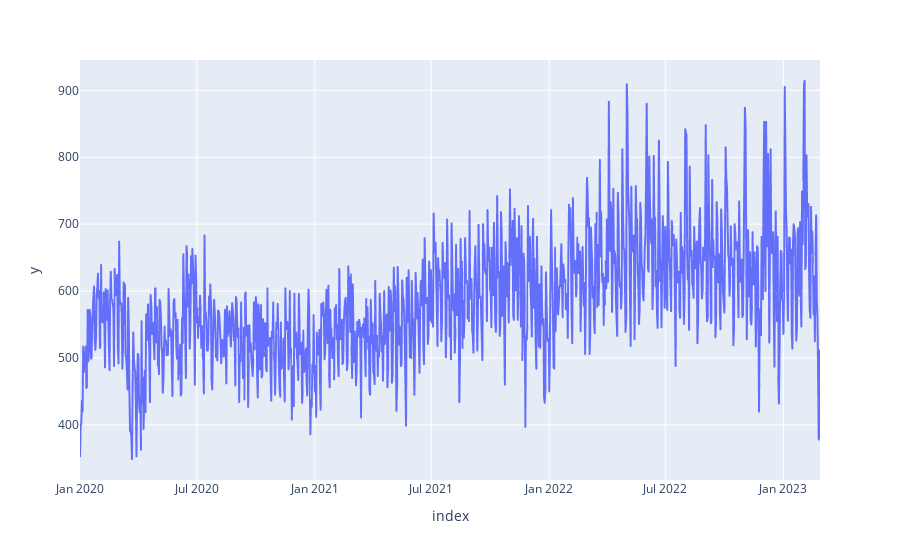

The cell this chart's notebook holds for it:
### Code cell
df_ts=df.date_rptd.value_counts().sort_index()
img=px.line(df_ts, y =df_ts.values , x = df_ts.index)
img.show()

### Figure 1 — Plotly figure (JSON) as saved in the notebook; plotly's stock layout.template omitted (floating-point values rounded to 4 significant figures; data arrays with more than 128 entries replaced by an {"elided": "..."} marker saying what was removed)
{"data": [{"hovertemplate": "index=%{x}<br>y=%{y}<extra></extra>", "legendgroup": "", "line": {"color": "#636efa", "dash": "solid"}, "marker": {"symbol": "circle"}, "mode": "lines", "name": "", "showlegend": false, "type": "scattergl", "x": {"elided": "1154 str values"}, "xaxis": "x", "y": {"elided": "1154 int values"}, "yaxis": "y"}], "layout": {"legend": {"tracegroupgap": 0}, "margin": {"t": 60}, "xaxis": {"anchor": "y", "domain": [0, 1], "title": {"text": "index"}}, "yaxis": {"anchor": "x", "domain": [0, 1], "title": {"text": "y"}}}}
